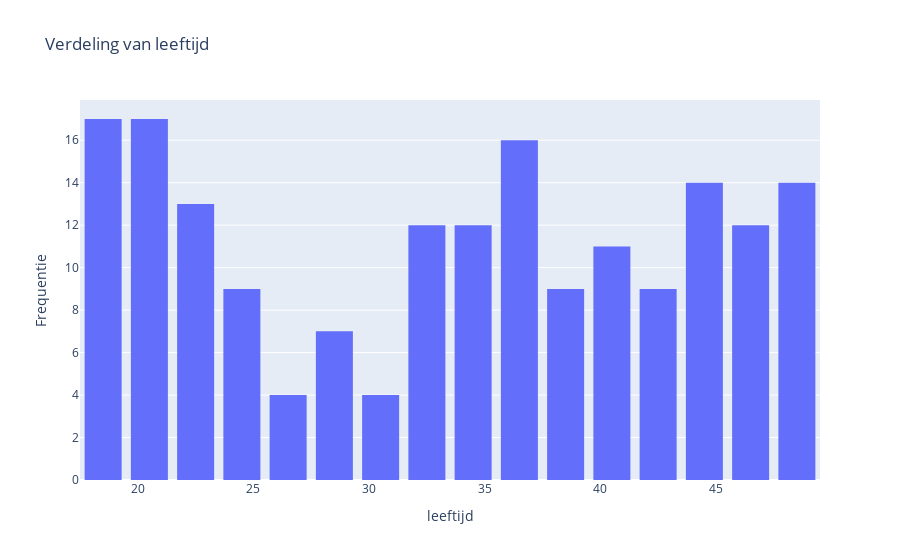
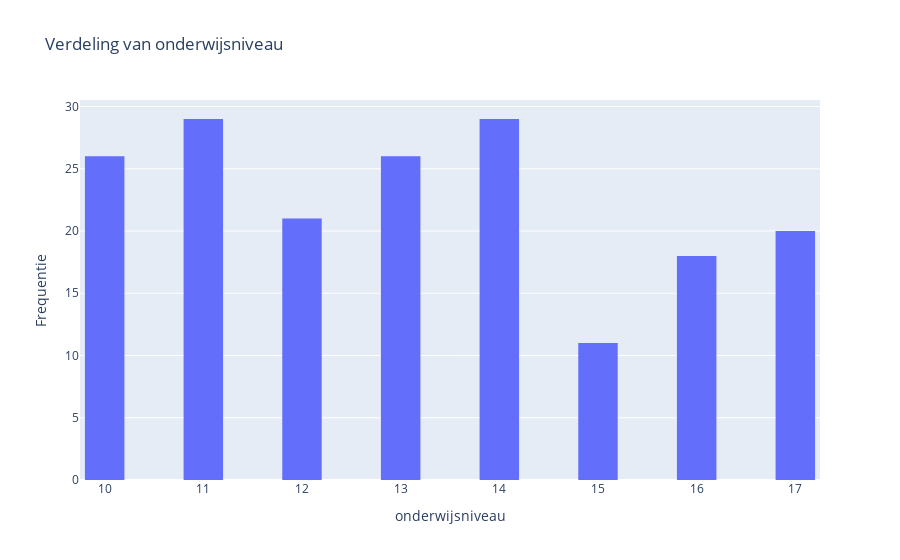
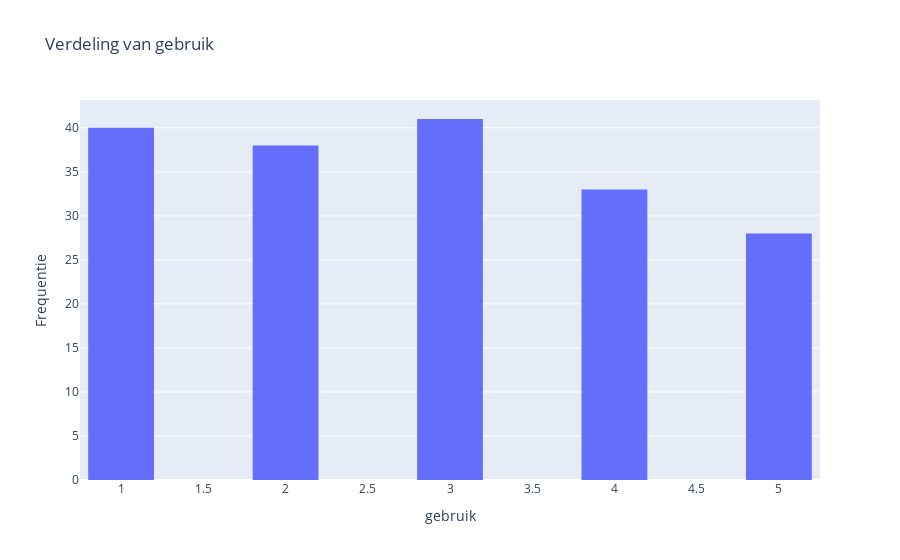
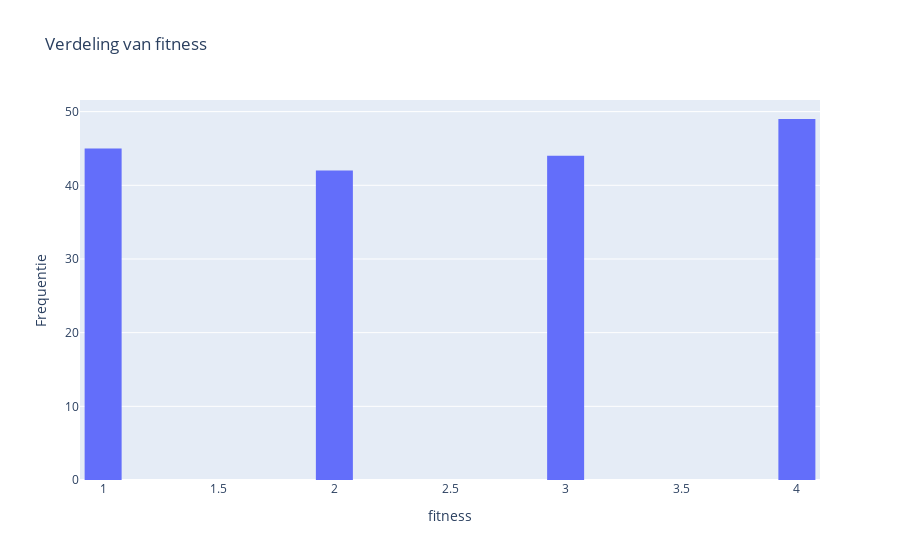

Notebook code for these charts, in order:
### Code cell
# Plot bar charts for each numeric column using Plotly
for column in numeric_columns:
    fig = px.histogram(df_cardio, x=column, nbins=20, title=f'Verdeling van {column}')
    fig.update_layout(xaxis_title=column, yaxis_title='Frequentie', bargap=0.2)
    fig.show()

### Figure 1 — Plotly figure (JSON) as saved in the notebook; plotly's stock layout.template omitted (floating-point values rounded to 4 significant figures; data arrays with more than 128 entries replaced by an {"elided": "..."} marker saying what was removed)
{"data": [{"alignmentgroup": "True", "bingroup": "x", "hovertemplate": "leeftijd=%{x}<br>count=%{y}<extra></extra>", "legendgroup": "", "marker": {"color": "#636efa", "pattern": {"shape": ""}}, "name": "", "nbinsx": 20, "offsetgroup": "", "orientation": "v", "showlegend": false, "type": "histogram", "x": {"elided": "200 int values"}, "xaxis": "x", "yaxis": "y"}], "layout": {"autosize": true, "bargap": 0.2, "barmode": "relative", "legend": {"tracegroupgap": 0}, "title": {"text": "Verdeling van leeftijd"}, "xaxis": {"anchor": "y", "autorange": true, "domain": [0, 1], "range": [17.5, 49.5], "title": {"text": "leeftijd"}, "type": "linear"}, "yaxis": {"anchor": "x", "autorange": true, "domain": [0, 1], "range": [0, 17.89], "title": {"text": "Frequentie"}}}}

### Figure 2 — Plotly figure (JSON) as saved in the notebook; plotly's stock layout.template omitted (floating-point values rounded to 4 significant figures; data arrays with more than 128 entries replaced by an {"elided": "..."} marker saying what was removed)
{"data": [{"alignmentgroup": "True", "bingroup": "x", "hovertemplate": "onderwijsniveau=%{x}<br>count=%{y}<extra></extra>", "legendgroup": "", "marker": {"color": "#636efa", "pattern": {"shape": ""}}, "name": "", "nbinsx": 20, "offsetgroup": "", "orientation": "v", "showlegend": false, "type": "histogram", "x": {"elided": "200 int values"}, "xaxis": "x", "yaxis": "y"}], "layout": {"autosize": true, "bargap": 0.2, "barmode": "relative", "legend": {"tracegroupgap": 0}, "title": {"text": "Verdeling van onderwijsniveau"}, "xaxis": {"anchor": "y", "autorange": true, "domain": [0, 1], "range": [9.75, 17.25], "title": {"text": "onderwijsniveau"}, "type": "linear"}, "yaxis": {"anchor": "x", "autorange": true, "domain": [0, 1], "range": [0, 30.53], "title": {"text": "Frequentie"}}}}

### Figure 3 — Plotly figure (JSON) as saved in the notebook; plotly's stock layout.template omitted (floating-point values rounded to 4 significant figures; data arrays with more than 128 entries replaced by an {"elided": "..."} marker saying what was removed)
{"data": [{"alignmentgroup": "True", "bingroup": "x", "hovertemplate": "gebruik=%{x}<br>count=%{y}<extra></extra>", "legendgroup": "", "marker": {"color": "#636efa", "pattern": {"shape": ""}}, "name": "", "nbinsx": 20, "offsetgroup": "", "orientation": "v", "showlegend": false, "type": "histogram", "x": {"elided": "200 int values"}, "xaxis": "x", "yaxis": "y"}], "layout": {"autosize": true, "bargap": 0.2, "barmode": "relative", "legend": {"tracegroupgap": 0}, "title": {"text": "Verdeling van gebruik"}, "xaxis": {"anchor": "y", "autorange": true, "domain": [0, 1], "range": [0.75, 5.25], "title": {"text": "gebruik"}, "type": "linear"}, "yaxis": {"anchor": "x", "autorange": true, "domain": [0, 1], "range": [0, 43.16], "title": {"text": "Frequentie"}}}}

### Figure 4 — Plotly figure (JSON) as saved in the notebook; plotly's stock layout.template omitted (floating-point values rounded to 4 significant figures; data arrays with more than 128 entries replaced by an {"elided": "..."} marker saying what was removed)
{"data": [{"alignmentgroup": "True", "bingroup": "x", "hovertemplate": "fitness=%{x}<br>count=%{y}<extra></extra>", "legendgroup": "", "marker": {"color": "#636efa", "pattern": {"shape": ""}}, "name": "", "nbinsx": 20, "offsetgroup": "", "orientation": "v", "showlegend": false, "type": "histogram", "x": {"elided": "200 int values"}, "xaxis": "x", "yaxis": "y"}], "layout": {"autosize": true, "bargap": 0.2, "barmode": "relative", "legend": {"tracegroupgap": 0}, "title": {"text": "Verdeling van fitness"}, "xaxis": {"anchor": "y", "autorange": true, "domain": [0, 1], "range": [0.9, 4.1], "title": {"text": "fitness"}, "type": "linear"}, "yaxis": {"anchor": "x", "autorange": true, "domain": [0, 1], "range": [0, 51.58], "title": {"text": "Frequentie"}}}}
